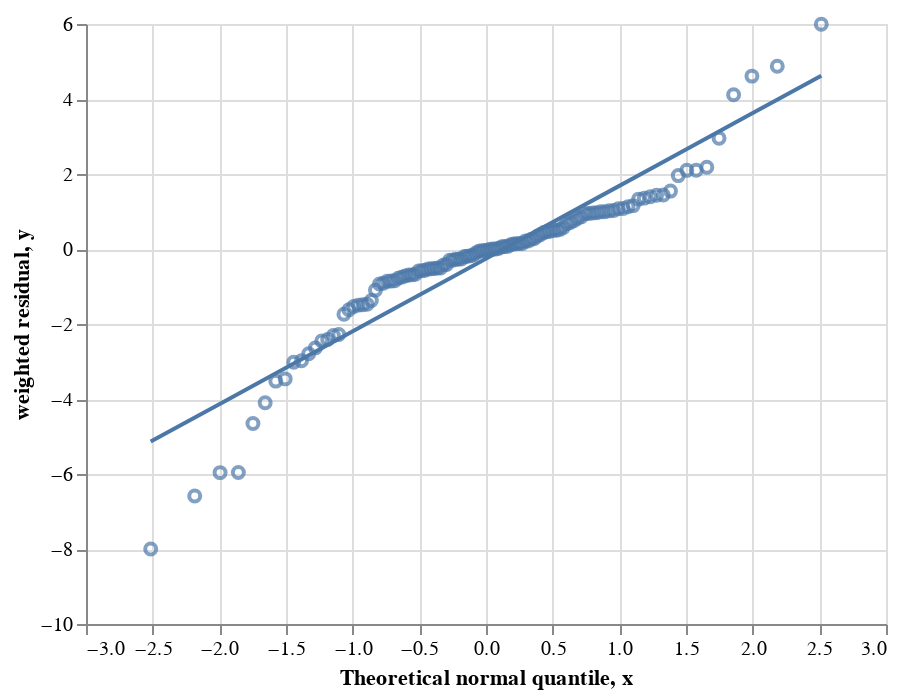

Write notebook code for a chart like this one.
### Code cell
import BFAIR.mfa.visualization.diagnositics as diagnostics

diagnostics.plot_norm_probplot(res, interactive=True)

### Figure 1 — Vega-Lite specification as saved in the notebook (floating-point values rounded to 4 significant figures)
{"config": {"view": {"continuousWidth": 400, "continuousHeight": 300}}, "layer": [{"data": {"name": "data-5814958488197c4a882c3f2e12db078e"}, "mark": "point", "encoding": {"tooltip": [{"field": "type", "type": "nominal"}, {"field": "id", "type": "nominal"}, {"field": "peak", "type": "nominal"}, {"field": "weighted residual", "type": "quantitative"}], "x": {"field": "Theoretical normal quantile", "type": "quantitative"}, "y": {"field": "weighted residual", "type": "quantitative"}}}, {"data": {"name": "data-7881272ba4b0b9432fdf6fa03ca64722"}, "mark": "line", "encoding": {"x": {"field": "x", "type": "quantitative"}, "y": {"field": "y", "type": "quantitative"}}}], "$schema": "https://vega.github.io/schema/vega-lite/v4.17.0.json", "datasets": {"data-5814958488197c4a882c3f2e12db078e": [{"type": "MS", "expt": "[1,2-13C]glycerolandCO2", "id": "Glycine218_0_0_[1,2-13C]glycerolandCO2", "peak": "M1", "time": 0.0, "data": 0.6889, "std": 0.0365, "fit": 0.3968, "weighted residual": -8.002, "cont": null, "Theoretical normal quantile": -2.515}, {"type": "MS", "expt": "[1,2-13C]glycerolandCO2", "id": "Alanine232_0_0_[1,2-13C]glycerolandCO2", "peak": "M2", "time": 0.0, "data": 0.3275, "std": 0.0239, "fit": 0.1701, "weighted residual": -6.587, "cont": null, "Theoretical normal quantile": -2.185}, {"type": "MS", "expt": "[1,2-13C]glycerolandCO2", "id": "Glutamicacid330_0_0_[1,2-13C]glycerolandCO2", "peak": "M4", "time": 0.0, "data": 0.09501, "std": 0.0112, "fit": 0.02821, "weighted residual": -5.964, "cont": null, "Theoretical normal quantile": -1.994}, {"type": "MS", "expt": "[1,2-13C]glycerolandCO2", "id": "Valine260_0_0_[1,2-13C]glycerolandCO2", "peak": "M4", "time": 0.0, "data": 0.1097, "std": 0.0156, "fit": 0.0167, "weighted residual": -5.962, "cont": null, "Theoretical normal quantile": -1.857}, {"type": "MS", "expt": "[1,2-13C]glycerolandCO2", "id": "Glutamicacid330_0_0_[1,2-13C]glycerolandCO2", "peak": "M3", "time": 0.0, "data": 0.286, "std": 0.0248, "fit": 0.1706, "weighted residual": -4.656, "cont": null, "Theoretical normal quantile": -1.748}, {"type": "MS", "expt": "[1,2-13C]glycerolandCO2", "id": "Methionine320_0_0_[1,2-13C]glycerolandCO2", "peak": "M5", "time": 0.0, "data": 0.0105, "std": 0.001, "fit": 0.006398, "weighted residual": -4.102, "cont": null, "Theoretical normal quantile": -1.656}, {"type": "MS", "expt": "[1,2-13C]glycerolandCO2", "id": "Threonine404_0_0_[1,2-13C]glycerolandCO2", "peak": "M1", "time": 0.0, "data": 0.328, "std": 0.0245, "fit": 0.2416, "weighted residual": -3.523, "cont": null, "Theoretical normal quantile": -1.577}, {"type": "MS", "expt": "[1,2-13C]glycerolandCO2", "id": "Threonine404_0_0_[1,2-13C]glycerolandCO2", "peak": "M0", "time": 0.0, "data": 0.1695, "std": 0.0243, "fit": 0.08535, "weighted residual": -3.464, "cont": null, "Theoretical normal quantile": -1.506}, {"type": "MS", "expt": "[1,2-13C]glycerolandCO2", "id": "Histidine338_0_0_[1,2-13C]glycerolandCO2", "peak": "M5", "time": 0.0, "data": 0.0319, "std": 0.0087, "fit": 0.005625, "weighted residual": -3.02, "cont": null, "Theoretical normal quantile": -1.442}, {"type": "MS", "expt": "[1,2-13C]glycerolandCO2", "id": "Glycine246_0_0_[1,2-13C]glycerolandCO2", "peak": "M1", "time": 0.0, "data": 0.6203, "std": 0.0331, "fit": 0.5216, "weighted residual": -2.98, "cont": null, "Theoretical normal quantile": -1.384}, {"type": "MS", "expt": "[1,2-13C]glycerolandCO2", "id": "Phenylalanine308_0_0_[1,2-13C]glycerolandCO2", "peak": "M0", "time": 0.0, "data": 0.02791, "std": 0.006102, "fit": 0.01088, "weighted residual": -2.791, "cont": null, "Theoretical normal quantile": -1.33}, {"type": "MS", "expt": "[1,2-13C]glycerolandCO2", "id": "Phenylalanine336_0_0_[1,2-13C]glycerolandCO2", "peak": "M0", "time": 0.0, "data": 0.0268, "std": 0.006201, "fit": 0.01045, "weighted residual": -2.637, "cont": null, "Theoretical normal quantile": -1.279}, {"type": "MS", "expt": "[1,2-13C]glycerolandCO2", "id": "Asparticacid418_0_0_[1,2-13C]glycerolandCO2", "peak": "M0", "time": 0.0, "data": 0.1767, "std": 0.0303, "fit": 0.1024, "weighted residual": -2.453, "cont": null, "Theoretical normal quantile": -1.232}, {"type": "MS", "expt": "[1,2-13C]glycerolandCO2", "id": "Leucine274_0_0_[1,2-13C]glycerolandCO2", "peak": "M0", "time": 0.0, "data": 0.0467, "std": 0.0098, "fit": 0.02303, "weighted residual": -2.415, "cont": null, "Theoretical normal quantile": -1.187}, {"type": "MS", "expt": "[1,2-13C]glycerolandCO2", "id": "Isoleucine274_0_0_[1,2-13C]glycerolandCO2", "peak": "M0", "time": 0.0, "data": 0.06301, "std": 0.0123, "fit": 0.03463, "weighted residual": -2.307, "cont": null, "Theoretical normal quantile": -1.145}, {"type": "MS", "expt": "[1,2-13C]glycerolandCO2", "id": "Serine362_0_0_[1,2-13C]glycerolandCO2", "peak": "M2", "time": 0.0, "data": 0.3252, "std": 0.0249, "fit": 0.2684, "weighted residual": -2.281, "cont": null, "Theoretical normal quantile": -1.104}, {"type": "MS", "expt": "[1,2-13C]glycerolandCO2", "id": "Threonine404_0_0_[1,2-13C]glycerolandCO2", "peak": "M2", "time": 0.0, "data": 0.3662, "std": 0.02661, "fit": 0.3199, "weighted residual": -1.738, "cont": null, "Theoretical normal quantile": -1.065}, {"type": "MS", "expt": "[1,2-13C]glycerolandCO2", "id": "Methionine320_0_0_[1,2-13C]glycerolandCO2", "peak": "M0", "time": 0.0, "data": 0.1144, "std": 0.0203, "fit": 0.08149, "weighted residual": -1.621, "cont": null, "Theoretical normal quantile": -1.028}, {"type": "MS", "expt": "[1,2-13C]glycerolandCO2", "id": "Histidine440_0_0_[1,2-13C]glycerolandCO2", "peak": "M5", "time": 0.0, "data": 0.0473, "std": 0.0118, "fit": 0.02923, "weighted residual": -1.531, "cont": null, "Theoretical normal quantile": -0.9922}, {"type": "MS", "expt": "[1,2-13C]glycerolandCO2", "id": "Valine260_0_0_[1,2-13C]glycerolandCO2", "peak": "M3", "time": 0.0, "data": 0.3046, "std": 0.02941, "fit": 0.2606, "weighted residual": -1.496, "cont": null, "Theoretical normal quantile": -0.9576}, {"type": "MS", "expt": "[1,2-13C]glycerolandCO2", "id": "Phenylalanine302_0_0_[1,2-13C]glycerolandCO2", "peak": "M1", "time": 0.0, "data": 0.6092, "std": 0.0236, "fit": 0.5741, "weighted residual": -1.485, "cont": null, "Theoretical normal quantile": -0.924}, {"type": "MS", "expt": "[1,2-13C]glycerolandCO2", "id": "Asparticacid418_0_0_[1,2-13C]glycerolandCO2", "peak": "M1", "time": 0.0, "data": 0.3209, "std": 0.0211, "fit": 0.2899, "weighted residual": -1.473, "cont": null, "Theoretical normal quantile": -0.8915}, {"type": "MS", "expt": "[1,2-13C]glycerolandCO2", "id": "Valine288_0_0_[1,2-13C]glycerolandCO2", "peak": "M0", "time": 0.0, "data": 0.06521, "std": 0.0132, "fit": 0.04707, "weighted residual": -1.374, "cont": null, "Theoretical normal quantile": -0.8599}, {"type": "MS", "expt": "[1,2-13C]glycerolandCO2", "id": "Leucine274_0_0_[1,2-13C]glycerolandCO2", "peak": "M5", "time": 0.0, "data": 0.0501, "std": 0.0093, "fit": 0.03991, "weighted residual": -1.096, "cont": null, "Theoretical normal quantile": -0.8291}, {"type": "MS", "expt": "[1,2-13C]glycerolandCO2", "id": "Valine288_0_0_[1,2-13C]glycerolandCO2", "peak": "M4", "time": 0.0, "data": 0.1526, "std": 0.0299, "fit": 0.1247, "weighted residual": -0.9324, "cont": null, "Theoretical normal quantile": -0.7991}, {"type": "MS", "expt": "[1,2-13C]glycerolandCO2", "id": "Valine288_0_0_[1,2-13C]glycerolandCO2", "peak": "M5", "time": 0.0, "data": 0.008301, "std": 0.001, "fit": 0.007386, "weighted residual": -0.9152, "cont": null, "Theoretical normal quantile": -0.7698}, {"type": "MS", "expt": "[1,2-13C]glycerolandCO2", "id": "Glutamicacid432_0_0_[1,2-13C]glycerolandCO2", "peak": "M0", "time": 0.0, "data": 0.0644, "std": 0.0204, "fit": 0.04682, "weighted residual": -0.8617, "cont": null, "Theoretical normal quantile": -0.7412}, {"type": "MS", "expt": "[1,2-13C]glycerolandCO2", "id": "Leucine274_0_0_[1,2-13C]glycerolandCO2", "peak": "M4", "time": 0.0, "data": 0.1966, "std": 0.0253, "fit": 0.1749, "weighted residual": -0.8559, "cont": null, "Theoretical normal quantile": -0.7131}, {"type": "MS", "expt": "[1,2-13C]glycerolandCO2", "id": "Asparticacid302_0_0_[1,2-13C]glycerolandCO2", "peak": "M0", "time": 0.0, "data": 0.355, "std": 0.041, "fit": 0.3202, "weighted residual": -0.8478, "cont": null, "Theoretical normal quantile": -0.6856}, {"type": "MS", "expt": "[1,2-13C]glycerolandCO2", "id": "Asparticacid390_0_0_[1,2-13C]glycerolandCO2", "peak": "M0", "time": 0.0, "data": 0.1958, "std": 0.0287, "fit": 0.1734, "weighted residual": -0.7816, "cont": null, "Theoretical normal quantile": -0.6586}, {"type": "MS", "expt": "[1,2-13C]glycerolandCO2", "id": "Histidine338_0_0_[1,2-13C]glycerolandCO2", "peak": "M2", "time": 0.0, "data": 0.3013, "std": 0.0174, "fit": 0.2883, "weighted residual": -0.7496, "cont": null, "Theoretical normal quantile": -0.6321}, {"type": "MS", "expt": "[1,2-13C]glycerolandCO2", "id": "Threonine376_0_0_[1,2-13C]glycerolandCO2", "peak": "M0", "time": 0.0, "data": 0.1956, "std": 0.0318, "fit": 0.1728, "weighted residual": -0.7166, "cont": null, "Theoretical normal quantile": -0.606}, {"type": "MS", "expt": "[1,2-13C]glycerolandCO2", "id": "Glutamicacid432_0_0_[1,2-13C]glycerolandCO2", "peak": "M3", "time": 0.0, "data": 0.3044, "std": 0.0255, "fit": 0.2867, "weighted residual": -0.6951, "cont": null, "Theoretical normal quantile": -0.5803}, {"type": "MS", "expt": "[1,2-13C]glycerolandCO2", "id": "Serine390_0_0_[1,2-13C]glycerolandCO2", "peak": "M1", "time": 0.0, "data": 0.3962, "std": 0.008501, "fit": 0.3904, "weighted residual": -0.6894, "cont": null, "Theoretical normal quantile": -0.555}, {"type": "MS", "expt": "[1,2-13C]glycerolandCO2", "id": "Histidine440_0_0_[1,2-13C]glycerolandCO2", "peak": "M0", "time": 0.0, "data": 0.06341, "std": 0.0149, "fit": 0.05337, "weighted residual": -0.6733, "cont": null, "Theoretical normal quantile": -0.53}, {"type": "MS", "expt": "[1,2-13C]glycerolandCO2", "id": "Glutamicacid432_0_0_[1,2-13C]glycerolandCO2", "peak": "M4", "time": 0.0, "data": 0.1451, "std": 0.0376, "fit": 0.1231, "weighted residual": -0.5853, "cont": null, "Theoretical normal quantile": -0.5054}, {"type": "MS", "expt": "[1,2-13C]glycerolandCO2", "id": "Histidine338_0_0_[1,2-13C]glycerolandCO2", "peak": "M0", "time": 0.0, "data": 0.0797, "std": 0.0183, "fit": 0.06906, "weighted residual": -0.5812, "cont": null, "Theoretical normal quantile": -0.4811}, {"type": "MS", "expt": "[1,2-13C]glycerolandCO2", "id": "Valine288_0_0_[1,2-13C]glycerolandCO2", "peak": "M3", "time": 0.0, "data": 0.315, "std": 0.0292, "fit": 0.2984, "weighted residual": -0.568, "cont": null, "Theoretical normal quantile": -0.457}, {"type": "MS", "expt": "[1,2-13C]glycerolandCO2", "id": "Glutamicacid432_0_0_[1,2-13C]glycerolandCO2", "peak": "M5", "time": 0.0, "data": 0.0196, "std": 0.0011, "fit": 0.01901, "weighted residual": -0.5322, "cont": null, "Theoretical normal quantile": -0.4332}, {"type": "MS", "expt": "[1,2-13C]glycerolandCO2", "id": "Phenylalanine336_0_0_[1,2-13C]glycerolandCO2", "peak": "M4", "time": 0.0, "data": 0.2459, "std": 0.012, "fit": 0.2396, "weighted residual": -0.5243, "cont": null, "Theoretical normal quantile": -0.4097}, {"type": "MS", "expt": "[1,2-13C]glycerolandCO2", "id": "Histidine440_0_0_[1,2-13C]glycerolandCO2", "peak": "M4", "time": 0.0, "data": 0.1752, "std": 0.0333, "fit": 0.158, "weighted residual": -0.518, "cont": null, "Theoretical normal quantile": -0.3864}, {"type": "MS", "expt": "[1,2-13C]glycerolandCO2", "id": "Valine260_0_0_[1,2-13C]glycerolandCO2", "peak": "M0", "time": 0.0, "data": 0.06801, "std": 0.0141, "fit": 0.06087, "weighted residual": -0.5062, "cont": null, "Theoretical normal quantile": -0.3633}, {"type": "MS", "expt": "[1,2-13C]glycerolandCO2", "id": "Histidine440_0_0_[1,2-13C]glycerolandCO2", "peak": "M6", "time": 0.0, "data": 0.0027, "std": 0.0032, "fit": 0.00108, "weighted residual": -0.5062, "cont": null, "Theoretical normal quantile": -0.3403}, {"type": "MS", "expt": "[1,2-13C]glycerolandCO2", "id": "Phenylalanine302_0_0_[1,2-13C]glycerolandCO2", "peak": "M0", "time": 0.0, "data": 0.2943, "std": 0.0338, "fit": 0.28, "weighted residual": -0.4236, "cont": null, "Theoretical normal quantile": -0.3176}, {"type": "MS", "expt": "[1,2-13C]glycerolandCO2", "id": "Isoleucine274_0_0_[1,2-13C]glycerolandCO2", "peak": "M4", "time": 0.0, "data": 0.1426, "std": 0.0239, "fit": 0.1328, "weighted residual": -0.412, "cont": null, "Theoretical normal quantile": -0.295}, {"type": "MS", "expt": "[1,2-13C]glycerolandCO2", "id": "Alanine260_0_0_[1,2-13C]glycerolandCO2", "peak": "M1", "time": 0.0, "data": 0.3592, "std": 0.0214, "fit": 0.3528, "weighted residual": -0.3004, "cont": null, "Theoretical normal quantile": -0.2726}, {"type": "MS", "expt": "[1,2-13C]glycerolandCO2", "id": "Phenylalanine308_0_0_[1,2-13C]glycerolandCO2", "peak": "M4", "time": 0.0, "data": 0.2585, "std": 0.008503, "fit": 0.2559, "weighted residual": -0.2999, "cont": null, "Theoretical normal quantile": -0.2503}, {"type": "MS", "expt": "[1,2-13C]glycerolandCO2", "id": "Phenylalanine308_0_0_[1,2-13C]glycerolandCO2", "peak": "M5", "time": 0.0, "data": 0.2122, "std": 0.03031, "fit": 0.2039, "weighted residual": -0.2736, "cont": null, "Theoretical normal quantile": -0.2281}, {"type": "MS", "expt": "[1,2-13C]glycerolandCO2", "id": "Glutamicacid330_0_0_[1,2-13C]glycerolandCO2", "peak": "M2", "time": 0.0, "data": 0.3411, "std": 0.0046, "fit": 0.3399, "weighted residual": -0.2715, "cont": null, "Theoretical normal quantile": -0.2061}, {"type": "MS", "expt": "[1,2-13C]glycerolandCO2", "id": "Asparticacid390_0_0_[1,2-13C]glycerolandCO2", "peak": "M2", "time": 0.0, "data": 0.3582, "std": 0.0218, "fit": 0.3525, "weighted residual": -0.2637, "cont": null, "Theoretical normal quantile": -0.1841}, {"type": "MS", "expt": "[1,2-13C]glycerolandCO2", "id": "Isoleucine274_0_0_[1,2-13C]glycerolandCO2", "peak": "M1", "time": 0.0, "data": 0.1669, "std": 0.0247, "fit": 0.1619, "weighted residual": -0.2025, "cont": null, "Theoretical normal quantile": -0.1623}, {"type": "MS", "expt": "[1,2-13C]glycerolandCO2", "id": "Phenylalanine336_0_0_[1,2-13C]glycerolandCO2", "peak": "M5", "time": 0.0, "data": 0.2168, "std": 0.0282, "fit": 0.2114, "weighted residual": -0.1914, "cont": null, "Theoretical normal quantile": -0.1405}, {"type": "MS", "expt": "[1,2-13C]glycerolandCO2", "id": "Asparticacid302_0_0_[1,2-13C]glycerolandCO2", "peak": "M1", "time": 0.0, "data": 0.5093, "std": 0.0131, "fit": 0.5069, "weighted residual": -0.183, "cont": null, "Theoretical normal quantile": -0.1188}, {"type": "MS", "expt": "[1,2-13C]glycerolandCO2", "id": "Threonine376_0_0_[1,2-13C]glycerolandCO2", "peak": "M1", "time": 0.0, "data": 0.3937, "std": 0.0144, "fit": 0.3915, "weighted residual": -0.1569, "cont": null, "Theoretical normal quantile": -0.09709}, {"type": "MS", "expt": "[1,2-13C]glycerolandCO2", "id": "Phenylalanine336_0_0_[1,2-13C]glycerolandCO2", "peak": "M9", "time": 0.0, "data": 0.0002, "std": 0.001, "fit": 9.315e-05, "weighted residual": -0.1069, "cont": null, "Theoretical normal quantile": -0.07547}, {"type": "MS", "expt": "[1,2-13C]glycerolandCO2", "id": "Threonine376_0_0_[1,2-13C]glycerolandCO2", "peak": "M2", "time": 0.0, "data": 0.353, "std": 0.0287, "fit": 0.3514, "weighted residual": -0.05849, "cont": null, "Theoretical normal quantile": -0.05388}, {"type": "MS", "expt": "[1,2-13C]glycerolandCO2", "id": "Methionine320_0_0_[1,2-13C]glycerolandCO2", "peak": "M1", "time": 0.0, "data": 0.2522, "std": 0.0259, "fit": 0.251, "weighted residual": -0.04776, "cont": null, "Theoretical normal quantile": -0.03232}, {"type": "MS", "expt": "[1,2-13C]glycerolandCO2", "id": "Leucine274_0_0_[1,2-13C]glycerolandCO2", "peak": "M3", "time": 0.0, "data": 0.3132, "std": 0.0143, "fit": 0.3126, "weighted residual": -0.03848, "cont": null, "Theoretical normal quantile": -0.01077}, {"type": "MS", "expt": "[1,2-13C]glycerolandCO2", "id": "Alanine260_0_0_[1,2-13C]glycerolandCO2", "peak": "M0", "time": 0.0, "data": 0.1996, "std": 0.0337, "fit": 0.1984, "weighted residual": -0.03581, "cont": null, "Theoretical normal quantile": 0.01077}, {"type": "MS", "expt": "[1,2-13C]glycerolandCO2", "id": "Histidine440_0_0_[1,2-13C]glycerolandCO2", "peak": "M3", "time": 0.0, "data": 0.2882, "std": 0.0203, "fit": 0.288, "weighted residual": -0.009332, "cont": null, "Theoretical normal quantile": 0.03232}, {"type": "MS", "expt": "[1,2-13C]glycerolandCO2", "id": "Leucine274_0_0_[1,2-13C]glycerolandCO2", "peak": "M1", "time": 0.0, "data": 0.1282, "std": 0.0227, "fit": 0.1282, "weighted residual": -0.0004498, "cont": null, "Theoretical normal quantile": 0.05388}, {"type": "Flux", "expt": "[1,2-13C]glycerolandCO2", "id": "ex_2", "peak": [], "time": null, "data": 1.0, "std": 0.01, "fit": 1.0, "weighted residual": -0.0001217, "cont": null, "Theoretical normal quantile": 0.07547}, {"type": "MS", "expt": "[1,2-13C]glycerolandCO2", "id": "Phenylalanine308_0_0_[1,2-13C]glycerolandCO2", "peak": "M6", "time": 0.0, "data": 0.1038, "std": 0.02421, "fit": 0.1043, "weighted residual": 0.01771, "cont": null, "Theoretical normal quantile": 0.09709}, {"type": "MS", "expt": "[1,2-13C]glycerolandCO2", "id": "Phenylalanine336_0_0_[1,2-13C]glycerolandCO2", "peak": "M1", "time": 0.0, "data": 0.048, "std": 0.013, "fit": 0.04876, "weighted residual": 0.05777, "cont": null, "Theoretical normal quantile": 0.1188}, {"type": "MS", "expt": "[1,2-13C]glycerolandCO2", "id": "Methionine320_0_0_[1,2-13C]glycerolandCO2", "peak": "M4", "time": 0.0, "data": 0.0634, "std": 0.0147, "fit": 0.06438, "weighted residual": 0.06641, "cont": null, "Theoretical normal quantile": 0.1405}, {"type": "MS", "expt": "[1,2-13C]glycerolandCO2", "id": "Asparticacid390_0_0_[1,2-13C]glycerolandCO2", "peak": "M1", "time": 0.0, "data": 0.3921, "std": 0.0086, "fit": 0.3927, "weighted residual": 0.06982, "cont": null, "Theoretical normal quantile": 0.1623}, {"type": "MS", "expt": "[1,2-13C]glycerolandCO2", "id": "Histidine338_0_0_[1,2-13C]glycerolandCO2", "peak": "M1", "time": 0.0, "data": 0.2241, "std": 0.0347, "fit": 0.228, "weighted residual": 0.1128, "cont": null, "Theoretical normal quantile": 0.1841}, {"type": "MS", "expt": "[1,2-13C]glycerolandCO2", "id": "Histidine440_0_0_[1,2-13C]glycerolandCO2", "peak": "M2", "time": 0.0, "data": 0.2636, "std": 0.0223, "fit": 0.2666, "weighted residual": 0.1313, "cont": null, "Theoretical normal quantile": 0.2061}, {"type": "MS", "expt": "[1,2-13C]glycerolandCO2", "id": "Isoleucine274_0_0_[1,2-13C]glycerolandCO2", "peak": "M3", "time": 0.0, "data": 0.3023, "std": 0.0226, "fit": 0.3055, "weighted residual": 0.1388, "cont": null, "Theoretical normal quantile": 0.2281}, {"type": "MS", "expt": "[1,2-13C]glycerolandCO2", "id": "Valine260_0_0_[1,2-13C]glycerolandCO2", "peak": "M2", "time": 0.0, "data": 0.3353, "std": 0.005001, "fit": 0.336, "weighted residual": 0.1457, "cont": null, "Theoretical normal quantile": 0.2503}, {"type": "MS", "expt": "[1,2-13C]glycerolandCO2", "id": "Isoleucine274_0_0_[1,2-13C]glycerolandCO2", "peak": "M5", "time": 0.0, "data": 0.0194, "std": 0.005201, "fit": 0.02018, "weighted residual": 0.1489, "cont": null, "Theoretical normal quantile": 0.2726}, {"type": "MS", "expt": "[1,2-13C]glycerolandCO2", "id": "Phenylalanine336_0_0_[1,2-13C]glycerolandCO2", "peak": "M3", "time": 0.0, "data": 0.1965, "std": 0.0244, "fit": 0.2017, "weighted residual": 0.2119, "cont": null, "Theoretical normal quantile": 0.295}, {"type": "MS", "expt": "[1,2-13C]glycerolandCO2", "id": "Phenylalanine336_0_0_[1,2-13C]glycerolandCO2", "peak": "M6", "time": 0.0, "data": 0.1202, "std": 0.0307, "fit": 0.1268, "weighted residual": 0.2141, "cont": null, "Theoretical normal quantile": 0.3176}, {"type": "MS", "expt": "[1,2-13C]glycerolandCO2", "id": "Phenylalanine308_0_0_[1,2-13C]glycerolandCO2", "peak": "M1", "time": 0.0, "data": 0.04911, "std": 0.013, "fit": 0.05254, "weighted residual": 0.2631, "cont": null, "Theoretical normal quantile": 0.3403}, {"type": "MS", "expt": "[1,2-13C]glycerolandCO2", "id": "Serine362_0_0_[1,2-13C]glycerolandCO2", "peak": "M1", "time": 0.0, "data": 0.4664, "std": 0.009101, "fit": 0.469, "weighted residual": 0.2793, "cont": null, "Theoretical normal quantile": 0.3633}, {"type": "MS", "expt": "[1,2-13C]glycerolandCO2", "id": "Isoleucine274_0_0_[1,2-13C]glycerolandCO2", "peak": "M2", "time": 0.0, "data": 0.3057, "std": 0.0141, "fit": 0.3106, "weighted residual": 0.3476, "cont": null, "Theoretical normal quantile": 0.3864}, {"type": "MS", "expt": "[1,2-13C]glycerolandCO2", "id": "Phenylalanine336_0_0_[1,2-13C]glycerolandCO2", "peak": "M2", "time": 0.0, "data": 0.1133, "std": 0.0233, "fit": 0.1223, "weighted residual": 0.3851, "cont": null, "Theoretical normal quantile": 0.4097}, {"type": "MS", "expt": "[1,2-13C]glycerolandCO2", "id": "Valine288_0_0_[1,2-13C]glycerolandCO2", "peak": "M1", "time": 0.0, "data": 0.162, "std": 0.0281, "fit": 0.1744, "weighted residual": 0.4394, "cont": null, "Theoretical normal quantile": 0.4332}, {"type": "MS", "expt": "[1,2-13C]glycerolandCO2", "id": "Alanine260_0_0_[1,2-13C]glycerolandCO2", "peak": "M3", "time": 0.0, "data": 0.0238, "std": 0.0124, "fit": 0.02951, "weighted residual": 0.4603, "cont": null, "Theoretical normal quantile": 0.457}, {"type": "MS", "expt": "[1,2-13C]glycerolandCO2", "id": "Alanine232_0_0_[1,2-13C]glycerolandCO2", "peak": "M0", "time": 0.0, "data": 0.2128, "std": 0.0341, "fit": 0.229, "weighted residual": 0.4737, "cont": null, "Theoretical normal quantile": 0.4811}, {"type": "MS", "expt": "[1,2-13C]glycerolandCO2", "id": "Alanine260_0_0_[1,2-13C]glycerolandCO2", "peak": "M2", "time": 0.0, "data": 0.4174, "std": 0.0544, "fit": 0.4445, "weighted residual": 0.4977, "cont": null, "Theoretical normal quantile": 0.5054}, {"type": "MS", "expt": "[1,2-13C]glycerolandCO2", "id": "Asparticacid418_0_0_[1,2-13C]glycerolandCO2", "peak": "M4", "time": 0.0, "data": 0.0286, "std": 0.007501, "fit": 0.03234, "weighted residual": 0.4988, "cont": null, "Theoretical normal quantile": 0.53}, {"type": "MS", "expt": "[1,2-13C]glycerolandCO2", "id": "Asparticacid418_0_0_[1,2-13C]glycerolandCO2", "peak": "M2", "time": 0.0, "data": 0.3703, "std": 0.0257, "fit": 0.3838, "weighted residual": 0.5233, "cont": null, "Theoretical normal quantile": 0.555}, {"type": "MS", "expt": "[1,2-13C]glycerolandCO2", "id": "Methionine320_0_0_[1,2-13C]glycerolandCO2", "peak": "M3", "time": 0.0, "data": 0.2137, "std": 0.0306, "fit": 0.2314, "weighted residual": 0.5772, "cont": null, "Theoretical normal quantile": 0.5803}, {"type": "MS", "expt": "[1,2-13C]glycerolandCO2", "id": "Phenylalanine308_0_0_[1,2-13C]glycerolandCO2", "peak": "M3", "time": 0.0, "data": 0.2084, "std": 0.02371, "fit": 0.2244, "weighted residual": 0.6752, "cont": null, "Theoretical normal quantile": 0.606}, {"type": "MS", "expt": "[1,2-13C]glycerolandCO2", "id": "Phenylalanine308_0_0_[1,2-13C]glycerolandCO2", "peak": "M2", "time": 0.0, "data": 0.1184, "std": 0.02451, "fit": 0.1358, "weighted residual": 0.7081, "cont": null, "Theoretical normal quantile": 0.6321}, {"type": "MS", "expt": "[1,2-13C]glycerolandCO2", "id": "Phenylalanine308_0_0_[1,2-13C]glycerolandCO2", "peak": "M7", "time": 0.0, "data": 0.02131, "std": 0.006602, "fit": 0.02628, "weighted residual": 0.754, "cont": null, "Theoretical normal quantile": 0.6586}, {"type": "MS", "expt": "[1,2-13C]glycerolandCO2", "id": "Serine390_0_0_[1,2-13C]glycerolandCO2", "peak": "M0", "time": 0.0, "data": 0.2044, "std": 0.0301, "fit": 0.2289, "weighted residual": 0.8128, "cont": null, "Theoretical normal quantile": 0.6856}, {"type": "MS", "expt": "[1,2-13C]glycerolandCO2", "id": "Glycine246_0_0_[1,2-13C]glycerolandCO2", "peak": "M0", "time": 0.0, "data": 0.3019, "std": 0.0322, "fit": 0.3295, "weighted residual": 0.8572, "cont": null, "Theoretical normal quantile": 0.7131}, {"type": "MS", "expt": "[1,2-13C]glycerolandCO2", "id": "Glutamicacid432_0_0_[1,2-13C]glycerolandCO2", "peak": "M1", "time": 0.0, "data": 0.1618, "std": 0.0302, "fit": 0.1901, "weighted residual": 0.9378, "cont": null, "Theoretical normal quantile": 0.7412}, {"type": "MS", "expt": "[1,2-13C]glycerolandCO2", "id": "Histidine338_0_0_[1,2-13C]glycerolandCO2", "peak": "M3", "time": 0.0, "data": 0.2613, "std": 0.042, "fit": 0.3011, "weighted residual": 0.9473, "cont": null, "Theoretical normal quantile": 0.7698}, {"type": "MS", "expt": "[1,2-13C]glycerolandCO2", "id": "Alanine232_0_0_[1,2-13C]glycerolandCO2", "peak": "M1", "time": 0.0, "data": 0.4596, "std": 0.0103, "fit": 0.4695, "weighted residual": 0.9586, "cont": null, "Theoretical normal quantile": 0.7991}, {"type": "MS", "expt": "[1,2-13C]glycerolandCO2", "id": "Phenylalanine336_0_0_[1,2-13C]glycerolandCO2", "peak": "M7", "time": 0.0, "data": 0.0307, "std": 0.009901, "fit": 0.04029, "weighted residual": 0.9685, "cont": null, "Theoretical normal quantile": 0.8291}, {"type": "MS", "expt": "[1,2-13C]glycerolandCO2", "id": "Serine390_0_0_[1,2-13C]glycerolandCO2", "peak": "M2", "time": 0.0, "data": 0.3813, "std": 0.0359, "fit": 0.4169, "weighted residual": 0.9908, "cont": null, "Theoretical normal quantile": 0.8599}, {"type": "MS", "expt": "[1,2-13C]glycerolandCO2", "id": "Phenylalanine308_0_0_[1,2-13C]glycerolandCO2", "peak": "M8", "time": 0.0, "data": 0.0004001, "std": 0.001, "fit": 0.001395, "weighted residual": 0.9945, "cont": null, "Theoretical normal quantile": 0.8915}, {"type": "MS", "expt": "[1,2-13C]glycerolandCO2", "id": "Glutamicacid432_0_0_[1,2-13C]glycerolandCO2", "peak": "M2", "time": 0.0, "data": 0.3047, "std": 0.0222, "fit": 0.3273, "weighted residual": 1.018, "cont": null, "Theoretical normal quantile": 0.924}, {"type": "MS", "expt": "[1,2-13C]glycerolandCO2", "id": "Leucine274_0_0_[1,2-13C]glycerolandCO2", "peak": "M2", "time": 0.0, "data": 0.2652, "std": 0.0169, "fit": 0.2825, "weighted residual": 1.025, "cont": null, "Theoretical normal quantile": 0.9576}, {"type": "MS", "expt": "[1,2-13C]glycerolandCO2", "id": "Valine288_0_0_[1,2-13C]glycerolandCO2", "peak": "M2", "time": 0.0, "data": 0.2968, "std": 0.0182, "fit": 0.3163, "weighted residual": 1.072, "cont": null, "Theoretical normal quantile": 0.9922}, {"type": "MS", "expt": "[1,2-13C]glycerolandCO2", "id": "Histidine440_0_0_[1,2-13C]glycerolandCO2", "peak": "M1", "time": 0.0, "data": 0.1595, "std": 0.0277, "fit": 0.1895, "weighted residual": 1.081, "cont": null, "Theoretical normal quantile": 1.028}, {"type": "MS", "expt": "[1,2-13C]glycerolandCO2", "id": "Serine390_0_0_[1,2-13C]glycerolandCO2", "peak": "M3", "time": 0.0, "data": 0.018, "std": 0.0016, "fit": 0.01981, "weighted residual": 1.129, "cont": null, "Theoretical normal quantile": 1.065}, {"type": "MS", "expt": "[1,2-13C]glycerolandCO2", "id": "Methionine320_0_0_[1,2-13C]glycerolandCO2", "peak": "M2", "time": 0.0, "data": 0.3458, "std": 0.0147, "fit": 0.3628, "weighted residual": 1.157, "cont": null, "Theoretical normal quantile": 1.104}, {"type": "MS", "expt": "[1,2-13C]glycerolandCO2", "id": "Serine362_0_0_[1,2-13C]glycerolandCO2", "peak": "M0", "time": 0.0, "data": 0.2083, "std": 0.0329, "fit": 0.2521, "weighted residual": 1.33, "cont": null, "Theoretical normal quantile": 1.145}, {"type": "MS", "expt": "[1,2-13C]glycerolandCO2", "id": "Asparticacid390_0_0_[1,2-13C]glycerolandCO2", "peak": "M3", "time": 0.0, "data": 0.0539, "std": 0.0185, "fit": 0.07901, "weighted residual": 1.357, "cont": null, "Theoretical normal quantile": 1.187}, {"type": "MS", "expt": "[1,2-13C]glycerolandCO2", "id": "Histidine338_0_0_[1,2-13C]glycerolandCO2", "peak": "M4", "time": 0.0, "data": 0.1017, "std": 0.02, "fit": 0.1296, "weighted residual": 1.394, "cont": null, "Theoretical normal quantile": 1.232}, {"type": "MS", "expt": "[1,2-13C]glycerolandCO2", "id": "Glutamicacid330_0_0_[1,2-13C]glycerolandCO2", "peak": "M0", "time": 0.0, "data": 0.07691, "std": 0.0149, "fit": 0.09825, "weighted residual": 1.432, "cont": null, "Theoretical normal quantile": 1.279}, {"type": "MS", "expt": "[1,2-13C]glycerolandCO2", "id": "Valine260_0_0_[1,2-13C]glycerolandCO2", "peak": "M1", "time": 0.0, "data": 0.1824, "std": 0.02641, "fit": 0.2205, "weighted residual": 1.442, "cont": null, "Theoretical normal quantile": 1.33}, {"type": "MS", "expt": "[1,2-13C]glycerolandCO2", "id": "Threonine376_0_0_[1,2-13C]glycerolandCO2", "peak": "M3", "time": 0.0, "data": 0.05761, "std": 0.0137, "fit": 0.07876, "weighted residual": 1.544, "cont": null, "Theoretical normal quantile": 1.384}, {"type": "MS", "expt": "[1,2-13C]glycerolandCO2", "id": "Threonine404_0_0_[1,2-13C]glycerolandCO2", "peak": "M4", "time": 0.0, "data": 0.02501, "std": 0.001, "fit": 0.02696, "weighted residual": 1.957, "cont": null, "Theoretical normal quantile": 1.442}, {"type": "MS", "expt": "[1,2-13C]glycerolandCO2", "id": "Phenylalanine336_0_0_[1,2-13C]glycerolandCO2", "peak": "M8", "time": 0.0, "data": 0.0015, "std": 0.001, "fit": 0.003598, "weighted residual": 2.097, "cont": null, "Theoretical normal quantile": 1.506}, {"type": "MS", "expt": "[1,2-13C]glycerolandCO2", "id": "Asparticacid302_0_0_[1,2-13C]glycerolandCO2", "peak": "M2", "time": 0.0, "data": 0.1357, "std": 0.0307, "fit": 0.2002, "weighted residual": 2.101, "cont": null, "Theoretical normal quantile": 1.577}, {"type": "MS", "expt": "[1,2-13C]glycerolandCO2", "id": "Threonine404_0_0_[1,2-13C]glycerolandCO2", "peak": "M3", "time": 0.0, "data": 0.1113, "std": 0.0236, "fit": 0.1628, "weighted residual": 2.181, "cont": null, "Theoretical normal quantile": 1.656}, {"type": "MS", "expt": "[1,2-13C]glycerolandCO2", "id": "Asparticacid418_0_0_[1,2-13C]glycerolandCO2", "peak": "M3", "time": 0.0, "data": 0.1034, "std": 0.0311, "fit": 0.1953, "weighted residual": 2.954, "cont": null, "Theoretical normal quantile": 1.748}, {"type": "MS", "expt": "[1,2-13C]glycerolandCO2", "id": "Glutamicacid330_0_0_[1,2-13C]glycerolandCO2", "peak": "M1", "time": 0.0, "data": 0.2009, "std": 0.0203, "fit": 0.2845, "weighted residual": 4.114, "cont": null, "Theoretical normal quantile": 1.857}, {"type": "MS", "expt": "[1,2-13C]glycerolandCO2", "id": "Phenylalanine302_0_0_[1,2-13C]glycerolandCO2", "peak": "M2", "time": 0.0, "data": 0.09651, "std": 0.0242, "fit": 0.2081, "weighted residual": 4.61, "cont": null, "Theoretical normal quantile": 1.994}, {"type": "MS", "expt": "[1,2-13C]glycerolandCO2", "id": "Glycine246_0_0_[1,2-13C]glycerolandCO2", "peak": "M2", "time": 0.0, "data": 0.07781, "std": 0.0263, "fit": 0.206, "weighted residual": 4.875, "cont": null, "Theoretical normal quantile": 2.185}, {"type": "MS", "expt": "[1,2-13C]glycerolandCO2", "id": "Glycine218_0_0_[1,2-13C]glycerolandCO2", "peak": "M0", "time": 0.0, "data": 0.3111, "std": 0.0365, "fit": 0.5298, "weighted residual": 5.993, "cont": null, "Theoretical normal quantile": 2.515}], "data-7881272ba4b0b9432fdf6fa03ca64722": [{"x": -2.515, "y": -5.135}, {"x": -1.956, "y": -4.051}, {"x": -1.397, "y": -2.967}, {"x": -0.8382, "y": -1.883}, {"x": -0.2794, "y": -0.7985}, {"x": 0.2794, "y": 0.2857}, {"x": 0.8382, "y": 1.37}, {"x": 1.397, "y": 2.454}, {"x": 1.956, "y": 3.538}, {"x": 2.515, "y": 4.623}]}}
